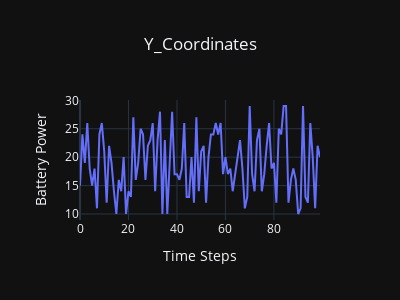

The notebook cell this image was saved under:
### Code cell
data = go.Scatter(y=sat_value,
                 )

layout = go.Layout(title='Y_Coordinates',
                   title_x=0.5, 
                   xaxis_title="Time Steps ", 
                   yaxis_title="Battery Power",
                   height=300,
                   width=400
                      )
fig = go.Figure(data=[data],layout = layout)
fig.update_layout(template='plotly_dark')
fig.show()

### Figure 1 — Plotly figure (JSON) as saved in the notebook; plotly's stock layout.template omitted (floating-point values rounded to 4 significant figures)
{"data": [{"type": "scatter", "y": [15, 24, 19, 26, 18, 15, 18, 11, 24, 26, 21, 12, 22, 19, 14, 10, 16, 14, 20, 10, 14, 13, 27, 16, 19, 25, 24, 16, 22, 23, 26, 14, 23, 28, 10, 23, 10, 18, 28, 17, 17, 16, 18, 26, 13, 13, 20, 12, 27, 14, 21, 22, 12, 20, 24, 24, 26, 24, 26, 17, 20, 17, 18, 14, 17, 20, 23, 18, 11, 13, 29, 17, 14, 23, 25, 14, 17, 22, 26, 18, 19, 12, 25, 24, 29, 29, 12, 16, 18, 16, 10, 11, 29, 13, 12, 26, 20, 11, 22, 20]}], "layout": {"height": 300, "title": {"text": "Y_Coordinates", "x": 0.5}, "width": 400, "xaxis": {"title": {"text": "Time Steps "}}, "yaxis": {"title": {"text": "Battery Power"}}}}
